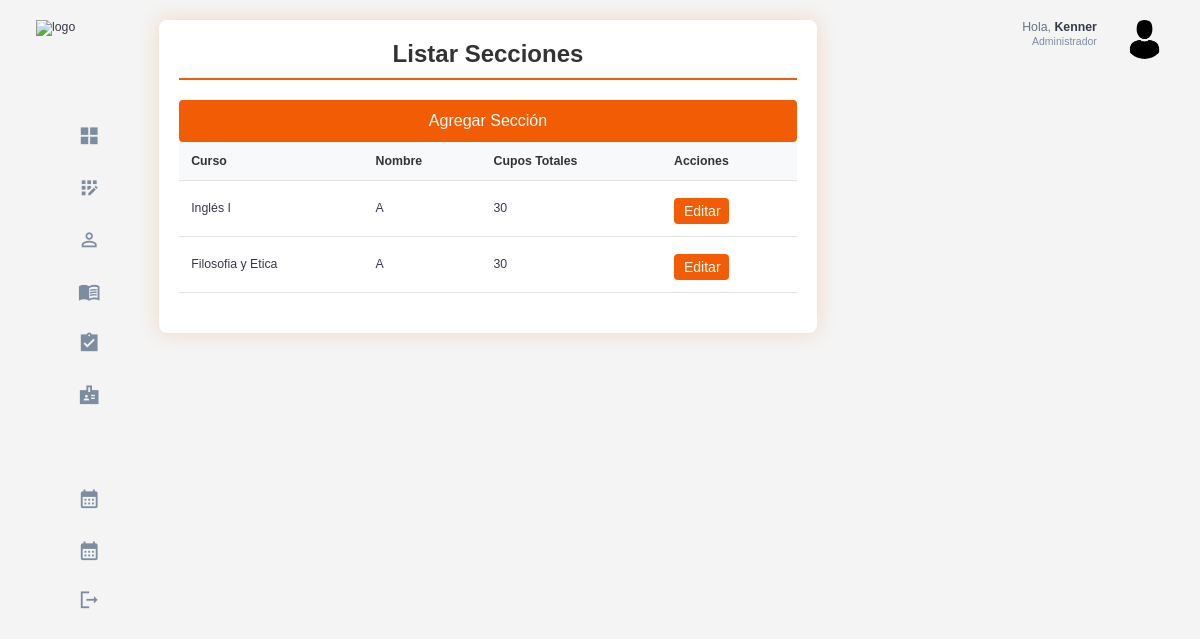
Before: /horarios/secciones/ (signed in) with the older database file.
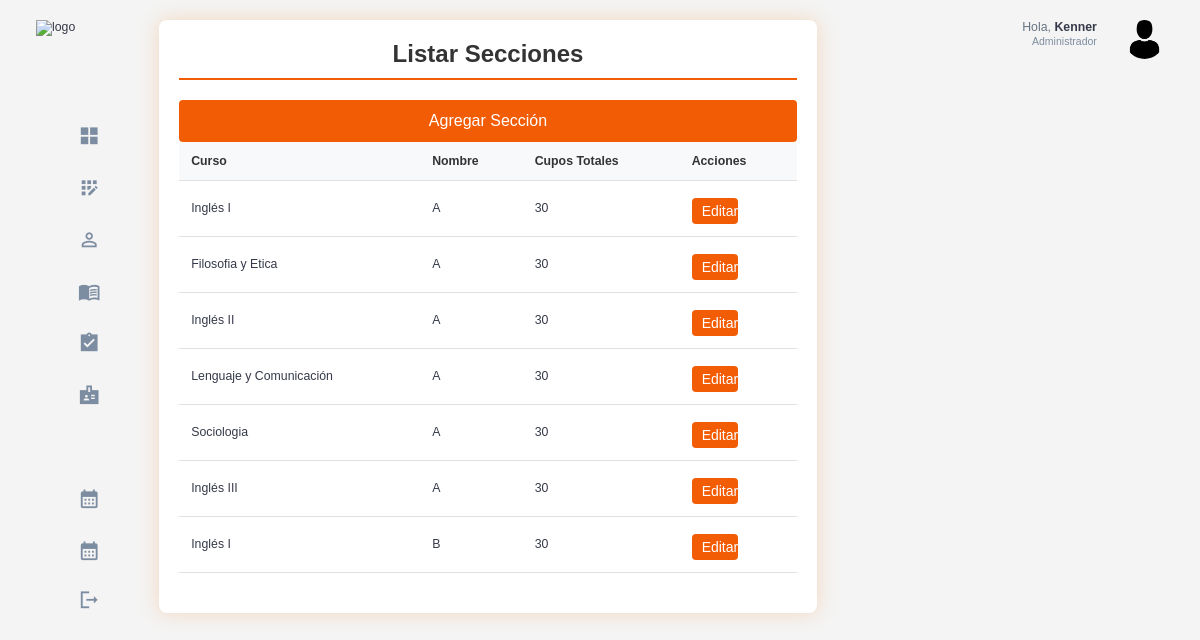
After: the same page with the newer database file.
### horarios/models.py (models this page shows, shortened)
class Seccion(models.Model):
    curso = models.ForeignKey(Curso, on_delete=models.CASCADE)
    nombre = models.CharField(max_length=10)
    cupos_totales = models.IntegerField()
    semestre = models.ForeignKey(Semestre, on_delete=models.CASCADE, related_name='secciones')

### cursos/models.py (models this page shows, shortened)
class Curso(models.Model):
    codigo = models.CharField(max_length=10, unique=True)  # Campo único
    nombre = models.CharField(max_length=100)
    descripcion = models.TextField(null=True, blank=True)
    creditos = models.IntegerField()
    ciclo = models.IntegerField(validators=[MinValueValidator(1), MaxValueValidator(10)])
    pre_requisitos = models.ManyToManyField('self', symmetrical=False, related_name='requisitos_para', blank=True)

### usuarios/models.py (models this page shows, shortened)
class Usuario(AbstractUser):
    id = models.AutoField(primary_key=True)
    rol = models.ForeignKey(Rol, on_delete=models.CASCADE, null=True, blank=False)

### usuarios/decorators.py (the view)
        def _wrapped_view(request, *args, **kwargs):
            if request.user.is_authenticated and (request.user.rol.nombre_rol == role or request.user.rol.is_admin):
                return view_func(request, *args, **kwargs)
            else:
                raise PermissionDenied  # Lanza un error si no tiene el rol correcto

### horarios/views.py (called while the page is built)
@login_required
@role_required('Administrador')
def listar_secciones(request):
    secciones = Seccion.objects.all()
    return render(request, 'secciones/listar_secciones.html', {'secciones': secciones})

### templates/secciones/listar_secciones.html (shortened to what this page needs)
{% extends 'base.html' %}
{% load static %}
{% block extra_css %}
    <link rel="stylesheet" href="{% static 'css/student_list.css' %}">
{% endblock %}
{% block content %}
<div class="student-list-container">
    <h2>Listar Secciones</h2>
    <a href="{% url 'agregar_seccion' %}" class="btn btn-add">Agregar Sección</a>
    <div class="table-responsive">
        <table class="student-table">
            <thead>
                <tr>
                    <th>Curso</th>
                    <th>Nombre</th>
                    <th>Cupos Totales</th>
                    <th>Acciones</th>
                </tr>
            </thead>
            <tbody>
                {% for seccion in secciones %}
                <tr>
                    <td>{{ seccion.curso.nombre }}</td>
                    <td>{{ seccion.nombre }}</td>
                    <td>{{ seccion.cupos_totales }}</td>
                    <td>
                        <a href="{% url 'editar_seccion' seccion.id %}" class="btn-2 btn-add-2">Editar</a>
                    </td>
                </tr>
                {% endfor %}
            </tbody>
        </table>
    </div>
</div>
{% endblock %}

### templates/base.html (shortened to what this page needs)
{% load static %}
<!DOCTYPE html>
<html lang="en">
<head>
    <link rel="stylesheet" href="{% static 'css/base.css' %}">
    {% block extra_css %}{% endblock %}
</head>
<body>
    <div class="container">
        <aside>
            <div class="top">
                <div class="logo">
                    <img src="/static/assets/logo_base.png" alt="logo">
                </div>
            </div>
            <div class="sidebar">
                <a href="{% url 'home_admin' %}" class="active">
                    <span class="material-icons-sharp">grid_view</span>
                </a>
                <a href="{% url 'registrar_usuario' %}" >
                    <span class="material-icons-sharp">app_registration</span>
                </a>
                <a href="{% url 'listar_estudiantes' %}">
                    <span class="material-icons-sharp">person_outline</span>
                </a>
                <a href="{% url 'listar_cursos' %}">
                    <span class="material-icons-sharp">menu_book</span>
                </a>
                <a href="{% url 'listar_estudiantes_historial' %}">
                    <span class="material-icons-sharp">assignment_turned_in</span>
                </a>
                <a href="{% url 'listar_profesores' %}">
                    <span class="material-icons-sharp">badge</span>
                </a>
                <a href="{% url 'listar_semestres' %}">
                </a>
                <a href="{% url 'listar_horarios' %}">
                    <span class="material-icons-sharp">calendar_month</span>
                <a href="{% url 'listar_matriculas' %}">
                    <span class="material-icons-sharp">calendar_month</span>
                </a>
                <a href="{% url 'signout' %}">
                    <span class="material-icons-sharp">logout</span>
                </a>
            </div>
        </aside>
        <main>
            {% block content %}
            {% endblock %}
        </main>
        <div class="right">
            <div class="top">
                <div class="profile">
                    <div class="info">
                        <p>Hola, <b>{{ request.user.username }}</b></p>
                        <small class="text-muted">Administrador</small>
                    </div>
                    <div class="profile-photo">
                        <img src="/static/assets/perfil_admin.png" alt="perfil_admin">
                    </div>
                </div>
            </div>
        </div>
    </div>
</body>
</html>

### static/css/base.css (style rules this page uses)
:root { --color-primary: #F25C05; --color-danger: #F26938; --color-success: #41f1b6; --color-warning: #F2A172; --color-white: #fff; --color-info-dark: #7d8da1; --color-info-light: #dce1eb; --color-dark: #363949; --color-light: #f2a1724f; --color-primary-variant: #8f5100; --color-dark-variant: #677483; --color-background: #f6f6f9; --card-border-radius: 2rem; --border-radius-1: 0.4rem; --border-radius-2: 0.8rem; --border-radius-3: 1.2rem; --card-padding: 1.8rem; --padding-1: 1.2rem; --box-shadow: 0 2rem 3rem var(--color-light) }
* { margin: 0; padding: 0; outline: 0; appearance: none; border: 0; text-decoration: none; list-style: none; box-sizing: border-box; }
html { font-size: 14px; }
body { width: 100vw; height: 100vh; font-family: Arial, sans-serif; font-size: 0.88rem; background: var(--color-background); user-select: none; overflow-x: hidden; color: var(--color-dark); }
.container { display: grid; width: 96%; margin: 0 auto; gap: 1.8rem; grid-template-columns: 16rem auto 23rem; }
a { color: var(--color-dark); }
img { display: block; width: 100%; }
h2 { font-size: 1.4rem; }
small { font-size: 0.75rem; }
.profile-photo { width: 2.8rem; height: 2.8rem; border-radius: 50%; overflow: hidden; }
.text-muted { color: var(--color-info-dark); }
p { color: var(--color-dark-variant); }
b { color: var(--color-dark); }
aside { height: 100vh; width: 16rem; }
aside .top { display: flex; align-items: center; justify-content: space-between; margin-top: 1.4rem; }
aside .logo { display: flex; gap: 0.8rem; }
aside .logo img { width: 12.5rem; height: 4.5rem; }
aside .sidebar { display: flex; flex-direction: column; height: 86vh; position: relative; top: 3rem; }
aside .sidebar a { display: flex; color: var(--color-info-dark); margin-left: 2rem; gap: 1rem; align-items: center; position: relative; height: 3.7rem; transition: all 300ms ease; padding: 0 1rem; white-space: nowrap; overflow: hidden; text-overflow: ellipsis; }
aside .sidebar a span { font-size: 1.6rem; transition: all 300ms ease; }
aside .sidebar a:last-child { position: absolute; bottom: 2rem; width: 100%; }
main { margin-top: 1.4rem; }
.right { margin-top: 1.4rem; }
.right .top { display: flex; justify-content: end; gap: 2rem; }
.right .top .profile { display: flex; gap: 2rem; text-align: right; }
@media screen and (max-width: 1200px) { .container { width: 94%; grid-template-columns: 7rem auto 23rem; } }
@media screen and (max-width: 1200px) { aside .sidebar a { width: 5.6rem; } }
@media screen and (max-width: 1200px) { aside .sidebar a:last-child { position: relative; margin-top: 1.8rem; } }
@media screen and (max-width: 1200px) { aside .logo img { top: 10px; width: 8.2rem; height: 3.5rem; } }

### static/css/student_list.css (style rules this page uses)
body { margin: 0; padding: 0; font-family: Arial, sans-serif; background-color: #f4f4f4; }
.student-list-container { width: 100%; max-width: 1200px; margin: 0 auto; padding: 20px; background-color: #ffffff; border-radius: 8px; box-shadow: 0 0 20px rgba(243, 184, 128, 0.473); box-sizing: border-box; }
.student-list-container h2 { text-align: center; margin-bottom: 20px; padding-bottom: 10px; border-bottom: 2px solid #F25C05; color: #333; font-size: 24px; }
.table-responsive { overflow-x: auto; -webkit-overflow-scrolling: touch; }
.student-table { width: 100%; border-collapse: collapse; margin-bottom: 20px; }
.student-table th, .student-table td { padding: 12px; text-align: left; border-bottom: 1px solid #e0e0e0; }
.student-table th { background-color: #f8f9fa; font-weight: bold; color: #333; }
.btn { display: inline-block; padding: 8px 12px; border: none; border-radius: 4px; cursor: pointer; font-size: 14px; text-decoration: none; transition: background-color 0.3s; text-align: center; }
.btn-add { background-color: #F25C05; color: #fff; padding: 12px 20px; font-size: 16px; margin-top: 20px; display: block; width: 100%; }
.btn-2 { display: inline-block; border: none; border-radius: 4px; cursor: pointer; font-size: 14px; text-decoration: none; transition: background-color 0.3s; text-align: center; justify-content: center; }
.btn-add-2 { background-color: #F25C05; color: #fff; padding: 5px 10px; font-size: 14px; margin-top: 5px; display: block; width: 50%; }

Changed rows visible on the page:
added Seccion: curso.nombre "Inglés II", nombre "A", cupos_totales "30"
added Seccion: curso.nombre "Lenguaje y Comunicación", nombre "A", cupos_totales "30"
added Seccion: curso.nombre "Sociologia", nombre "A", cupos_totales "30"
added Seccion: curso.nombre "Inglés III", nombre "A", cupos_totales "30"
added Seccion: curso.nombre "Inglés I", nombre "B", cupos_totales "30"
